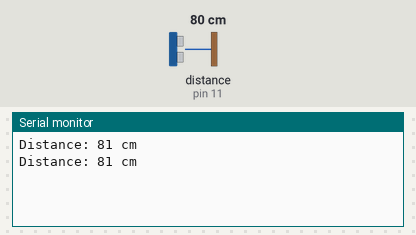
Recording of a sketch running on a simulated Arduino Uno, built with avr-gcc and run on an emulated ATmega328P. Parts: the last lines printed to the serial monitor. The inputs (shaded band) are chosen by the test bench; at power-on: distance to the obstacle (sensor on pin 11) 80 cm. The echo pulse lasts 58.3 µs per cm.

Above: at 2.2 s.
2.3 s: distance to the obstacle (sensor on pin 11) set to 2 cm
At 3.6 s:
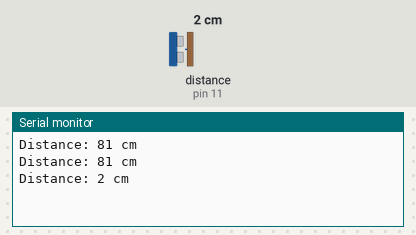
3.8 s: distance to the obstacle (sensor on pin 11) set to 4 cm
At 4.8 s:
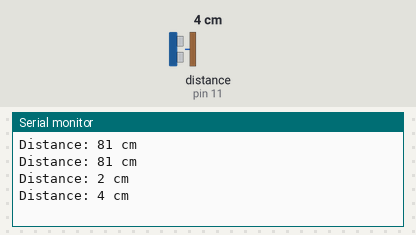
Timing chart, 0 to 6.8 s (numbered marks = the images above; inputs shaded):
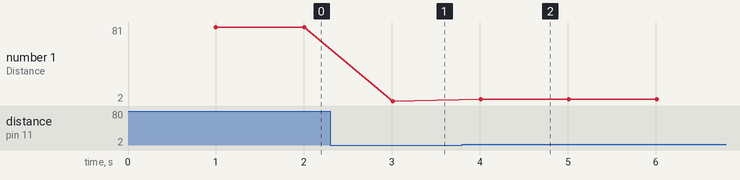

Measured:
- after the input at 2.3 s, the serial monitor: prints a new line after 0.71 s (image 1)
- after the input at 3.8 s, the serial monitor: prints a new line after 0.21 s (image 2)
- plotted number 1: 81 → 2 after the input at 2.3 s, 2 → 4 after the input at 3.8 s

The sketch:

ultrasonic_sensor_test.ino
```cpp
#include <Arduino.h>
#include <NewPing.h>

#define TRIG_PIN 10
#define ECHO_PIN 11
#define MAX_DIST 200

// Create NewPing object
NewPing obj(TRIG_PIN, ECHO_PIN, MAX_DIST);

void setup() {

  Serial.begin(9600);
  delay(1000);


}

void loop() {

  Serial.print("Distance: ");
  Serial.print(obj.ping_cm());
  Serial.println(" cm");

  delay(1000);
}
```
